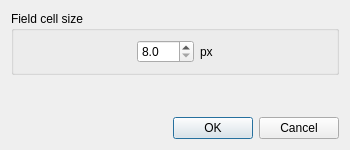
<?xml version="1.0" encoding="UTF-8"?>
<ui version="4.0">
 <class>FieldStyleDialog</class>
 <widget class="QDialog" name="FieldStyleDialog">
  <property name="geometry">
   <rect>
    <x>0</x>
    <y>0</y>
    <width>350</width>
    <height>150</height>
   </rect>
  </property>
  <property name="windowTitle">
   <string>Field settings</string>
  </property>
  <layout class="QVBoxLayout" name="verticalLayout">
   <item>
    <widget class="QWidget" name="widget" native="true">
     <layout class="QHBoxLayout" name="horizontalLayout_3">
      <property name="leftMargin">
       <number>0</number>
      </property>
      <property name="topMargin">
       <number>0</number>
      </property>
      <property name="rightMargin">
       <number>0</number>
      </property>
      <property name="bottomMargin">
       <number>0</number>
      </property>
      <item>
       <widget class="QGroupBox" name="FieldCellSizeGroup">
        <property name="title">
         <string>Field cell size</string>
        </property>
        <layout class="QHBoxLayout" name="horizontalLayout">
         <item>
          <spacer name="horizontalSpacer">
           <property name="orientation">
            <enum>Qt::Horizontal</enum>
           </property>
           <property name="sizeHint" stdset="0">
            <size>
             <width>40</width>
             <height>20</height>
            </size>
           </property>
          </spacer>
         </item>
         <item>
          <widget class="QDoubleSpinBox" name="cellSize">
           <property name="decimals">
            <number>1</number>
           </property>
           <property name="minimum">
            <double>8.000000000000000</double>
           </property>
           <property name="maximum">
            <double>128.000000000000000</double>
           </property>
           <property name="singleStep">
            <double>8.000000000000000</double>
           </property>
           <property name="stepType">
            <enum>QAbstractSpinBox::DefaultStepType</enum>
           </property>
          </widget>
         </item>
         <item>
          <widget class="QLabel" name="label">
           <property name="text">
            <string>px</string>
           </property>
          </widget>
         </item>
         <item>
          <spacer name="horizontalSpacer_2">
           <property name="orientation">
            <enum>Qt::Horizontal</enum>
           </property>
           <property name="sizeHint" stdset="0">
            <size>
             <width>40</width>
             <height>20</height>
            </size>
           </property>
          </spacer>
         </item>
        </layout>
       </widget>
      </item>
     </layout>
    </widget>
   </item>
   <item>
    <spacer name="verticalSpacer">
     <property name="orientation">
      <enum>Qt::Vertical</enum>
     </property>
     <property name="sizeHint" stdset="0">
      <size>
       <width>20</width>
       <height>40</height>
      </size>
     </property>
    </spacer>
   </item>
   <item>
    <widget class="QDialogButtonBox" name="buttonBox">
     <property name="orientation">
      <enum>Qt::Horizontal</enum>
     </property>
     <property name="standardButtons">
      <set>QDialogButtonBox::Cancel|QDialogButtonBox::Ok</set>
     </property>
    </widget>
   </item>
  </layout>
 </widget>
 <resources/>
 <connections>
  <connection>
   <sender>buttonBox</sender>
   <signal>accepted()</signal>
   <receiver>FieldStyleDialog</receiver>
   <slot>accept()</slot>
   <hints>
    <hint type="sourcelabel">
     <x>248</x>
     <y>254</y>
    </hint>
    <hint type="destinationlabel">
     <x>157</x>
     <y>274</y>
    </hint>
   </hints>
  </connection>
  <connection>
   <sender>buttonBox</sender>
   <signal>rejected()</signal>
   <receiver>FieldStyleDialog</receiver>
   <slot>reject()</slot>
   <hints>
    <hint type="sourcelabel">
     <x>316</x>
     <y>260</y>
    </hint>
    <hint type="destinationlabel">
     <x>286</x>
     <y>274</y>
    </hint>
   </hints>
  </connection>
 </connections>
</ui>
